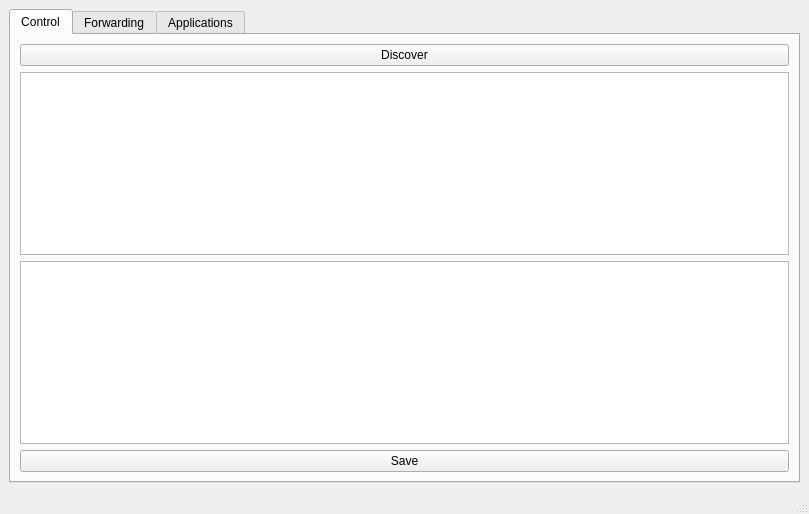
<?xml version="1.0" encoding="UTF-8"?>
<ui version="4.0">
 <class>MainWindow</class>
 <widget class="QMainWindow" name="MainWindow">
  <property name="geometry">
   <rect>
    <x>0</x>
    <y>0</y>
    <width>809</width>
    <height>514</height>
   </rect>
  </property>
  <property name="windowTitle">
   <string>Soma</string>
  </property>
  <widget class="QWidget" name="centralwidget">
   <layout class="QGridLayout" name="gridLayout_2">
    <item row="0" column="0">
     <widget class="QTabWidget" name="tabWidget">
      <property name="enabled">
       <bool>true</bool>
      </property>
      <property name="currentIndex">
       <number>0</number>
      </property>
      <property name="iconSize">
       <size>
        <width>20</width>
        <height>20</height>
       </size>
      </property>
      <widget class="QWidget" name="tab">
       <attribute name="icon">
        <iconset>
         <normaloff>resx/Google-Noto-Emoji-Objects-62971-gear.ico</normaloff>resx/Google-Noto-Emoji-Objects-62971-gear.ico</iconset>
       </attribute>
       <attribute name="title">
        <string>Control</string>
       </attribute>
       <layout class="QGridLayout" name="gridLayout">
        <item row="0" column="0">
         <widget class="QPushButton" name="discover_button">
          <property name="text">
           <string>Discover</string>
          </property>
         </widget>
        </item>
        <item row="1" column="0">
         <widget class="QTableView" name="tableView"/>
        </item>
        <item row="2" column="0">
         <widget class="QPlainTextEdit" name="plainTextEdit"/>
        </item>
        <item row="3" column="0">
         <widget class="QPushButton" name="save_button">
          <property name="text">
           <string>Save</string>
          </property>
         </widget>
        </item>
       </layout>
      </widget>
      <widget class="QWidget" name="tab_2">
       <attribute name="icon">
        <iconset>
         <normaloff>resx/Custom-Icon-Design-Pretty-Office-13-Arrows-Sync.ico</normaloff>resx/Custom-Icon-Design-Pretty-Office-13-Arrows-Sync.ico</iconset>
       </attribute>
       <attribute name="title">
        <string>Forwarding</string>
       </attribute>
      </widget>
      <widget class="QWidget" name="tab_3">
       <attribute name="icon">
        <iconset>
         <normaloff>resx/Oxygen-Icons.org-Oxygen-Apps-preferences-system-windows.ico</normaloff>resx/Oxygen-Icons.org-Oxygen-Apps-preferences-system-windows.ico</iconset>
       </attribute>
       <attribute name="title">
        <string>Applications</string>
       </attribute>
      </widget>
     </widget>
    </item>
   </layout>
  </widget>
  <widget class="QStatusBar" name="statusbar"/>
 </widget>
 <resources/>
 <connections/>
</ui>
